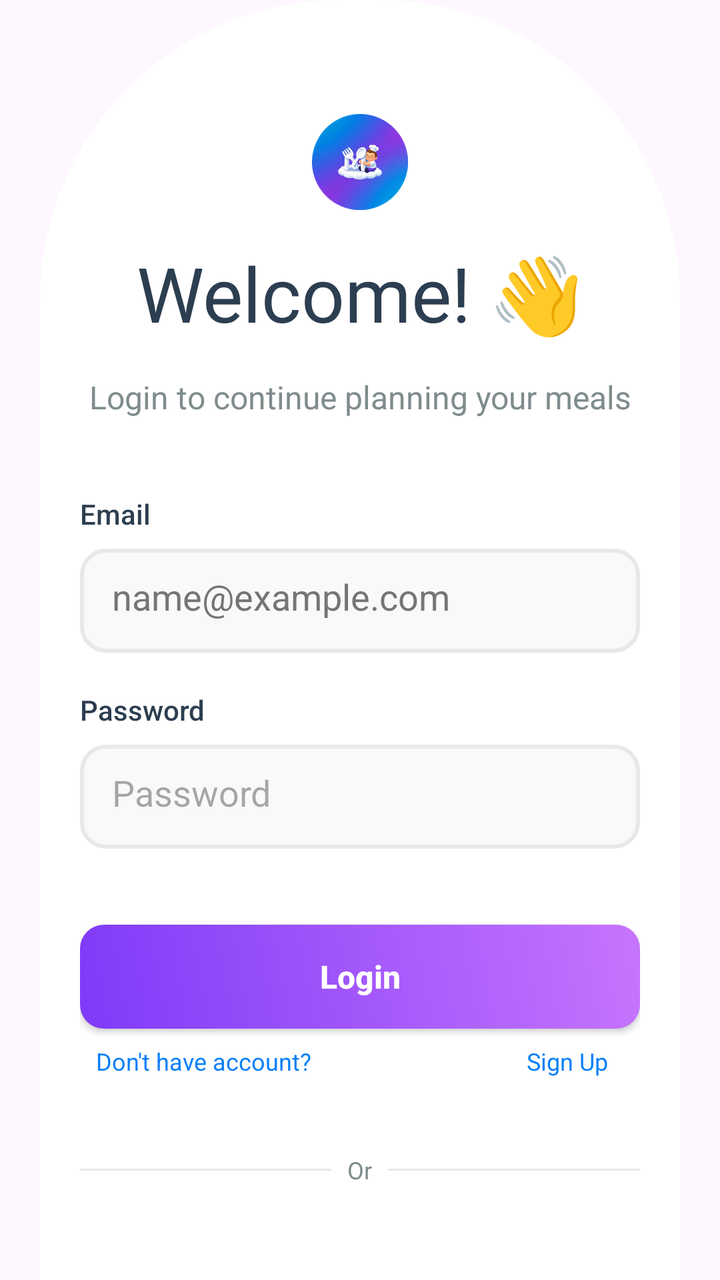
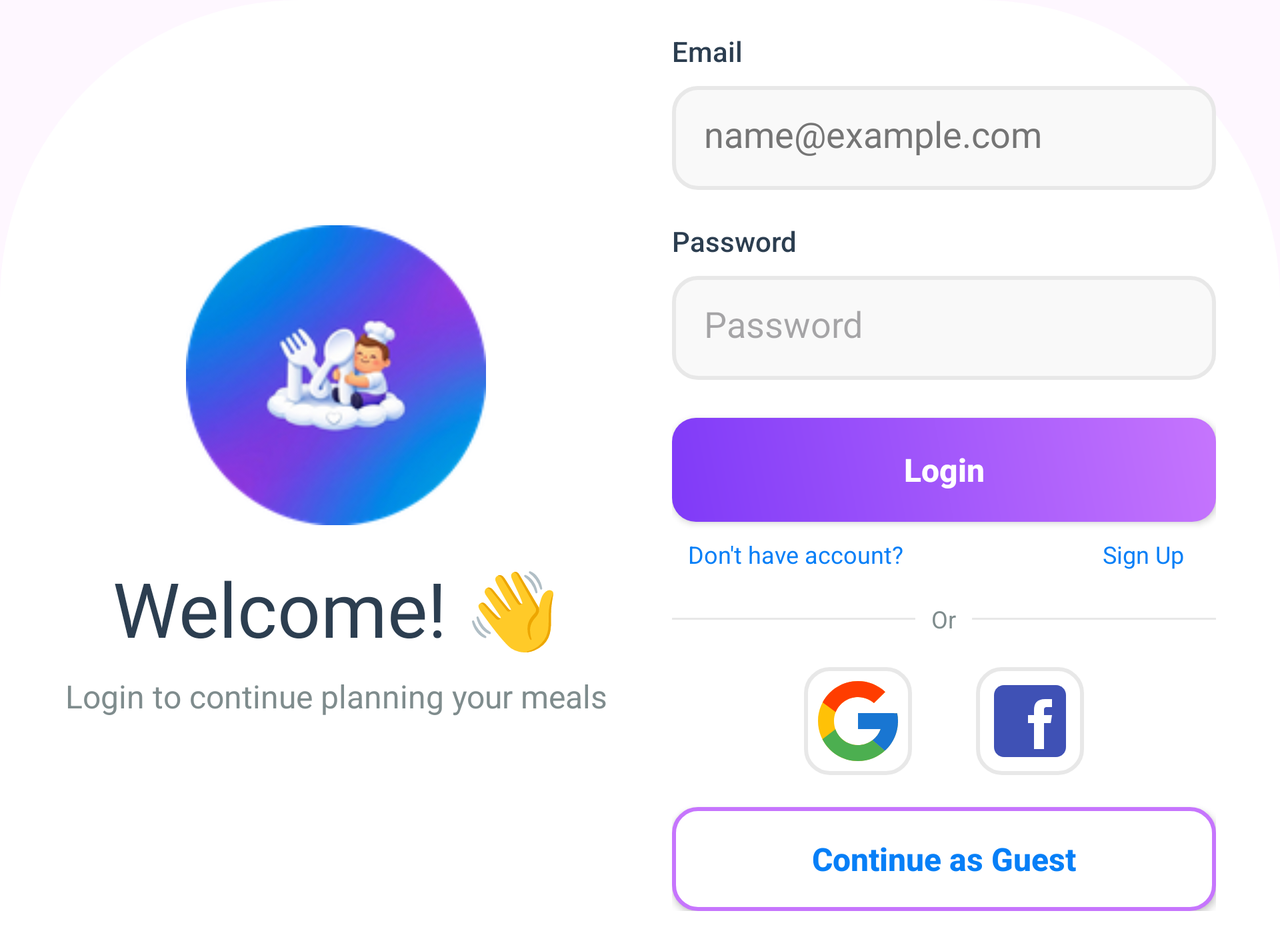

Two renders of one Android screen. The first uses the default layout on a phone; the second uses the alternative layout the repository ships for a different screen configuration, on a matching device. The two XML files are below.
<!-- AndroidManifest.xml: application theme Theme.MealMate -->
<!-- res/layout/fragment_login.xml -->
<?xml version="1.0" encoding="utf-8"?>
<LinearLayout xmlns:android="http://schemas.android.com/apk/res/android"
    xmlns:app="http://schemas.android.com/apk/res-auto"
    xmlns:tools="http://schemas.android.com/tools"
    android:layout_width="wrap_content"
    android:layout_height="match_parent"
    android:layout_gravity="center_horizontal"
    android:background="@drawable/login_bg"
    android:orientation="vertical"
    android:layout_marginHorizontal="@dimen/primary_button_corners"
    android:paddingHorizontal="@dimen/primary_button_corners"
    android:paddingTop="@dimen/padding_margin_38"
    tools:context=".ui.auth.login.LoginFragment">

    <ImageView
        android:id="@+id/logo"
        android:layout_width="match_parent"
        android:layout_height="wrap_content"
        android:layout_marginTop="@dimen/padding_margin_19"
        android:contentDescription="@string/app_name"
        android:src="@mipmap/ic_launcher_round" />

    <TextView
        android:id="@+id/login_title"
        android:layout_width="match_parent"
        android:layout_height="wrap_content"
        android:layout_marginVertical="@dimen/padding_margin_16"
        android:fontFamily="@font/fredoka_bold"
        android:text="@string/welcome"
        android:textAlignment="center"
        android:textColor="@color/txt_dark"
        android:textSize="@dimen/txt_size_38" />

    <TextView
        android:id="@+id/login_subtitle"
        android:layout_width="match_parent"
        android:layout_height="wrap_content"
        android:text="@string/login_subtitle"
        android:textAlignment="center"
        android:textColor="@color/txt_light"
        android:textSize="@dimen/txt_size_16" />

    <TextView
        android:layout_width="match_parent"
        android:layout_height="wrap_content"
        android:layout_marginTop="@dimen/padding_margin_38"
        android:fontFamily="sans-serif-medium"
        android:text="@string/email"
        android:textColor="@color/txt_dark" />

    <EditText
        android:id="@+id/email"
        android:layout_width="match_parent"
        android:layout_height="@dimen/txt_field_h"
        android:layout_marginTop="@dimen/padding_margin_8"
        android:autofillHints="emailAddress"
        android:background="@drawable/rounded_txt_field"
        android:hint="@string/emailHint"
        android:padding="@dimen/padding_margin_16"
        android:textColorHint="@color/hint_txt_field"
        android:inputType="textEmailAddress"/>

    <TextView
        android:layout_width="match_parent"
        android:layout_height="wrap_content"
        android:layout_marginTop="@dimen/padding_margin_19"
        android:fontFamily="sans-serif-medium"
        android:text="@string/password"
        android:textColor="@color/txt_dark" />

    <EditText
        android:id="@+id/password"
        android:layout_width="match_parent"
        android:layout_height="@dimen/txt_field_h"
        android:layout_marginTop="@dimen/padding_margin_8"
        android:autofillHints="password"
        android:background="@drawable/rounded_txt_field"
        android:hint="@string/password"
        android:inputType="textPassword"
        android:padding="@dimen/padding_margin_16" />

    <androidx.appcompat.widget.AppCompatButton
        android:id="@+id/login"
        android:layout_width="match_parent"
        android:layout_height="@dimen/txt_field_h"
        android:layout_marginTop="@dimen/padding_margin_38"
        android:background="@drawable/primary_button_filled"
        android:text="@string/login"
        android:textAllCaps="false"
        android:textColor="@color/splash_subtitle_color"
        android:textSize="@dimen/txt_size_16"
        android:textStyle="bold" />

    <LinearLayout
        android:layout_width="match_parent"
        android:layout_height="wrap_content"
        android:layout_marginHorizontal="@dimen/padding_margin_8"
        android:layout_marginTop="@dimen/padding_margin_8">

        <TextView
            android:layout_width="wrap_content"
            android:layout_height="wrap_content"
            android:gravity="start"
            android:text="@string/dont_have_acc"
            android:textColor="@color/secondary_color"
            android:textSize="@dimen/txt_size_12" />

        <TextView
            android:id="@+id/sign_up"
            android:layout_width="match_parent"
            android:layout_height="wrap_content"
            android:layout_marginHorizontal="@dimen/padding_margin_8"
            android:clickable="true"
            android:focusable="true"
            android:fontFamily="@font/fredoka_bold"
            android:gravity="end"
            android:text="@string/sign_up"
            android:textColor="@color/secondary_color"
            android:textSize="@dimen/txt_size_12" />

    </LinearLayout>

    <LinearLayout
        android:layout_width="match_parent"
        android:layout_height="wrap_content"
        android:layout_marginVertical="@dimen/padding_margin_38"
        android:orientation="horizontal"
        android:gravity="center_vertical">

        <com.google.android.material.divider.MaterialDivider
            android:layout_width="0dp"
            android:layout_weight="1"
            android:layout_height="@dimen/padding_margin_1"
            app:dividerColor="@color/stroke_txt_field" />

        <TextView
            android:layout_width="wrap_content"
            android:layout_height="wrap_content"
            android:layout_marginHorizontal="@dimen/padding_margin_8"
            android:text="@string/or"
            android:textColor="@color/txt_light"
            android:textSize="@dimen/txt_size_12" />

        <com.google.android.material.divider.MaterialDivider
            android:layout_width="0dp"
            android:layout_weight="1"
            android:layout_height="@dimen/padding_margin_1"
            app:dividerColor="@color/stroke_txt_field" />

    </LinearLayout>

    <LinearLayout
        android:layout_width="match_parent"
        android:layout_height="wrap_content"
        android:orientation="horizontal"
        android:gravity="center_horizontal"
        android:paddingBottom="@dimen/padding_margin_8">

            <ImageView
                android:id="@+id/btn_google"
                android:layout_width="wrap_content"
                android:layout_height="wrap_content"
                android:layout_gravity="center"
                android:contentDescription="@string/google_login"
                android:src="@drawable/ic_google"
                android:background="@drawable/outlined_card"
                android:padding="@dimen/padding_margin_3"
                android:layout_marginHorizontal="@dimen/padding_margin_16"/>

            <ImageView
                android:id="@+id/btn_facebook"
                android:layout_width="wrap_content"
                android:layout_height="wrap_content"
                android:layout_gravity="center"
                android:contentDescription="@string/facebook_login"
                android:src="@drawable/ic_facebook"
                android:background="@drawable/outlined_card"
                android:padding="@dimen/padding_margin_3"
                android:layout_marginHorizontal="@dimen/padding_margin_16"/>

            <ImageView
                android:id="@+id/btn_x"
                android:layout_width="wrap_content"
                android:layout_height="wrap_content"
                android:layout_gravity="center"
                android:contentDescription="@string/x_login"
                android:src="@drawable/ic_x"
                android:background="@drawable/outlined_card"
                android:padding="@dimen/padding_margin_3"
                android:layout_marginHorizontal="@dimen/padding_margin_16"/>

    </LinearLayout>

    <androidx.appcompat.widget.AppCompatButton
        android:id="@+id/guest"
        android:layout_width="match_parent"
        android:layout_height="@dimen/txt_field_h"
        android:background="@drawable/primary_outlined_button"
        android:text="@string/guest"
        android:textAllCaps="false"
        android:textColor="@color/secondary_color"
        android:textSize="@dimen/txt_size_16"
        android:textStyle="bold"
        android:layout_marginTop="@dimen/corner_radius"/>

</LinearLayout>
<!-- resources referenced by this layout -->
<resources>
  <color name="hint_txt_field">#757575</color>
  <color name="secondary_color">#077FF7</color>
  <color name="splash_subtitle_color">#FFFFFF</color>
  <color name="stroke_txt_field">#E8E8E8</color>
  <color name="txt_dark">#2C3E50</color>
  <color name="txt_light">#7F8C8D</color>
  <dimen name="corner_radius">12dp</dimen>
  <dimen name="padding_margin_1">1dp</dimen>
  <dimen name="padding_margin_16">16dp</dimen>
  <dimen name="padding_margin_19">19dp</dimen>
  <dimen name="padding_margin_3">3dp</dimen>
  <dimen name="padding_margin_38">38dp</dimen>
  <dimen name="padding_margin_8">8dp</dimen>
  <dimen name="primary_button_corners">20dp</dimen>
  <dimen name="txt_field_h">52dp</dimen>
  <dimen name="txt_size_12">12sp</dimen>
  <dimen name="txt_size_16">16sp</dimen>
  <dimen name="txt_size_38">38sp</dimen>
  <!-- drawable login_bg (drawable) -->
  <?xml version="1.0" encoding="utf-8"?>
  <shape xmlns:android="http://schemas.android.com/apk/res/android">
      <solid android:color="@color/splash_subtitle_color"/>
      <corners android:topLeftRadius="@dimen/padding_margin_150"
          android:topRightRadius="@dimen/padding_margin_150"/>
  </shape>
  <!-- drawable outlined_card (drawable) -->
  <?xml version="1.0" encoding="utf-8"?>
  <shape xmlns:android="http://schemas.android.com/apk/res/android" android:shape="rectangle">
      <stroke android:color="@color/stroke_txt_field" android:width="@dimen/padding_margin_2"/>
      <corners android:radius="@dimen/corner_radius"/>
  </shape>
  <!-- drawable primary_button_filled (drawable) -->
  <?xml version="1.0" encoding="utf-8"?>
  <shape xmlns:android="http://schemas.android.com/apk/res/android"
      android:shape="rectangle"
      android:autoMirrored="true">
  
      <gradient
          android:startColor="@color/primary_button_start"
          android:endColor="@color/primary_button_end"
          android:angle="45"
          android:type="linear" />
  
      <corners android:radius="@dimen/corner_radius" />
  
  </shape>
  <!-- drawable primary_outlined_button (drawable) -->
  <?xml version="1.0" encoding="utf-8"?>
  <shape xmlns:android="http://schemas.android.com/apk/res/android"
      android:shape="rectangle">
  
      <solid android:color="@color/splash_subtitle_color"/>
      <stroke android:color="@color/primary_button_end" android:width="@dimen/padding_margin_2"/>
      <corners android:radius="@dimen/corner_radius"/>
  
  </shape>
  <!-- drawable rounded_txt_field (drawable) -->
  <?xml version="1.0" encoding="utf-8"?>
  <shape xmlns:android="http://schemas.android.com/apk/res/android" android:shape="rectangle">
      <solid android:color="@color/filled_txt_field"/>
      <corners android:radius="@dimen/corner_radius"/>
      <stroke android:color="@color/stroke_txt_field" android:width="2dp"/>
  </shape>
  <string name="app_name">MealMate</string>
  <string name="dont_have_acc">Don\'t have account?</string>
  <string name="email">Email</string>
  <string name="emailHint">name@example.com</string>
  <string name="facebook_login">Sign in with Facebook</string>
  <string name="google_login">Sign in with Google</string>
  <string name="guest">Continue as Guest</string>
  <string name="login">Login</string>
  <string name="login_subtitle">Login to continue planning your meals</string>
  <string name="or">Or</string>
  <string name="password">Password</string>
  <string name="sign_up">Sign Up</string>
  <string name="welcome">Welcome! 👋</string>
  <string name="x_login">Sign in with X</string>
  <style name="Theme.MealMate" parent="Base.Theme.MealMate" />
  <dimen name="padding_margin_150">150dp</dimen>
  <dimen name="padding_margin_2">2dp</dimen>
  <color name="primary_button_start">#7F3AF8</color>
  <color name="primary_button_end">#C675FD</color>
  <color name="filled_txt_field">#F9F9F9</color>
  <style name="Base.Theme.MealMate" parent="Theme.Material3.DayNight.NoActionBar">
          
          
  
  
      </style>
</resources>
<!-- res/layout-land/fragment_login.xml (the repository's variant of the layout above) -->
<!-- drawn on the phone turned sideways -->
<?xml version="1.0" encoding="utf-8"?>
<ScrollView xmlns:android="http://schemas.android.com/apk/res/android"
    xmlns:app="http://schemas.android.com/apk/res-auto"
    xmlns:tools="http://schemas.android.com/tools"
    android:layout_width="match_parent"
    android:layout_height="match_parent"
    android:background="@drawable/login_bg"
    android:fillViewport="true"
    tools:context=".ui.auth.login.view.LoginFragment">
<androidx.constraintlayout.widget.ConstraintLayout
    android:layout_width="match_parent"
    android:layout_height="match_parent">

    <LinearLayout
        android:layout_width="match_parent"
        android:layout_height="wrap_content"
        android:orientation="horizontal"
        android:padding="@dimen/padding_margin_16"
        app:layout_constraintTop_toTopOf="parent"
        app:layout_constraintBottom_toBottomOf="parent"
        app:layout_constraintStart_toStartOf="parent"
        app:layout_constraintEnd_toEndOf="parent">

        <LinearLayout
            android:layout_width="0dp"
            android:layout_height="match_parent"
            android:layout_weight="1"
            android:gravity="center"
            android:orientation="vertical">

            <ImageView
                android:id="@+id/logo"
                android:layout_width="@dimen/padding_margin_150"
                android:layout_height="@dimen/padding_margin_150"
                android:contentDescription="@string/app_name"
                android:src="@mipmap/ic_launcher_round" />

            <TextView
                android:id="@+id/login_title"
                android:layout_width="wrap_content"
                android:layout_height="wrap_content"
                android:layout_marginTop="@dimen/padding_margin_16"
                android:fontFamily="@font/fredoka_bold"
                android:text="@string/welcome"
                android:textAlignment="center"
                android:textColor="@color/txt_dark"
                android:textSize="@dimen/txt_size_38" />

            <TextView
                android:id="@+id/login_subtitle"
                android:layout_width="wrap_content"
                android:layout_height="wrap_content"
                android:layout_marginTop="@dimen/padding_margin_8"
                android:text="@string/login_subtitle"
                android:textAlignment="center"
                android:textColor="@color/txt_light"
                android:textSize="@dimen/txt_size_16" />

        </LinearLayout>

        <LinearLayout
            android:layout_width="0dp"
            android:layout_height="wrap_content"
            android:layout_gravity="center_vertical"
            android:layout_weight="1"
            android:orientation="vertical"
            android:paddingEnd="@dimen/padding_margin_16"
            android:paddingStart="@dimen/padding_margin_16">

            <TextView
                android:layout_width="match_parent"
                android:layout_height="wrap_content"
                android:fontFamily="sans-serif-medium"
                android:text="@string/email"
                android:textColor="@color/txt_dark" />

            <EditText
                android:id="@+id/email"
                android:layout_width="match_parent"
                android:layout_height="@dimen/txt_field_h"
                android:layout_marginTop="@dimen/padding_margin_8"
                android:autofillHints="emailAddress"
                android:background="@drawable/rounded_txt_field"
                android:hint="@string/emailHint"
                android:inputType="textEmailAddress"
                android:padding="@dimen/padding_margin_16"
                android:textColorHint="@color/hint_txt_field" />

            <TextView
                android:layout_width="match_parent"
                android:layout_height="wrap_content"
                android:layout_marginTop="@dimen/padding_margin_16"
                android:fontFamily="sans-serif-medium"
                android:text="@string/password"
                android:textColor="@color/txt_dark" />

            <EditText
                android:id="@+id/password"
                android:layout_width="match_parent"
                android:layout_height="@dimen/txt_field_h"
                android:layout_marginTop="@dimen/padding_margin_8"
                android:autofillHints="password"
                android:background="@drawable/rounded_txt_field"
                android:hint="@string/password"
                android:inputType="textPassword"
                android:padding="@dimen/padding_margin_16" />

            <androidx.appcompat.widget.AppCompatButton
                android:id="@+id/login"
                android:layout_width="match_parent"
                android:layout_height="@dimen/txt_field_h"
                android:layout_marginTop="@dimen/padding_margin_19"
                android:background="@drawable/primary_button_filled"
                android:text="@string/login"
                android:textAllCaps="false"
                android:textColor="@color/splash_subtitle_color"
                android:textSize="@dimen/txt_size_16"
                android:textStyle="bold" />

            <LinearLayout
                android:layout_width="match_parent"
                android:layout_height="wrap_content"
                android:layout_marginHorizontal="@dimen/padding_margin_8"
                android:layout_marginTop="@dimen/padding_margin_8">

                <TextView
                    android:layout_width="wrap_content"
                    android:layout_height="wrap_content"
                    android:gravity="start"
                    android:text="@string/dont_have_acc"
                    android:textColor="@color/secondary_color"
                    android:textSize="@dimen/txt_size_12" />

                <TextView
                    android:id="@+id/sign_up"
                    android:layout_width="match_parent"
                    android:layout_height="wrap_content"
                    android:layout_marginHorizontal="@dimen/padding_margin_8"
                    android:clickable="true"
                    android:focusable="true"
                    android:fontFamily="@font/fredoka_bold"
                    android:gravity="end"
                    android:text="@string/sign_up"
                    android:textColor="@color/secondary_color"
                    android:textSize="@dimen/txt_size_12" />

            </LinearLayout>

            <LinearLayout
                android:layout_width="match_parent"
                android:layout_height="wrap_content"
                android:layout_marginVertical="@dimen/padding_margin_16"
                android:gravity="center_vertical"
                android:orientation="horizontal">

                <com.google.android.material.divider.MaterialDivider
                    android:layout_width="0dp"
                    android:layout_height="@dimen/padding_margin_1"
                    android:layout_weight="1"
                    app:dividerColor="@color/stroke_txt_field" />

                <TextView
                    android:layout_width="wrap_content"
                    android:layout_height="wrap_content"
                    android:layout_marginHorizontal="@dimen/padding_margin_8"
                    android:text="@string/or"
                    android:textColor="@color/txt_light"
                    android:textSize="@dimen/txt_size_12" />

                <com.google.android.material.divider.MaterialDivider
                    android:layout_width="0dp"
                    android:layout_height="@dimen/padding_margin_1"
                    android:layout_weight="1"
                    app:dividerColor="@color/stroke_txt_field" />

            </LinearLayout>

            <LinearLayout
                android:layout_width="match_parent"
                android:layout_height="wrap_content"
                android:gravity="center_horizontal"
                android:orientation="horizontal">

                <ImageView
                    android:id="@+id/btn_google"
                    android:layout_width="wrap_content"
                    android:layout_height="wrap_content"
                    android:layout_gravity="center"
                    android:layout_marginHorizontal="@dimen/padding_margin_16"
                    android:background="@drawable/outlined_card"
                    android:contentDescription="@string/google_login"
                    android:padding="@dimen/padding_margin_3"
                    android:src="@drawable/ic_google" />

                <ImageView
                    android:id="@+id/btn_facebook"
                    android:layout_width="wrap_content"
                    android:layout_height="wrap_content"
                    android:layout_gravity="center"
                    android:layout_marginHorizontal="@dimen/padding_margin_16"
                    android:background="@drawable/outlined_card"
                    android:contentDescription="@string/facebook_login"
                    android:padding="@dimen/padding_margin_3"
                    android:src="@drawable/ic_facebook" />

            </LinearLayout>

            <androidx.appcompat.widget.AppCompatButton
                android:id="@+id/guest"
                android:layout_width="match_parent"
                android:layout_height="@dimen/txt_field_h"
                android:layout_marginTop="@dimen/padding_margin_16"
                android:background="@drawable/primary_outlined_button"
                android:text="@string/guest"
                android:textAllCaps="false"
                android:textColor="@color/secondary_color"
                android:textSize="@dimen/txt_size_16"
                android:textStyle="bold" />

        </LinearLayout>

    </LinearLayout>

    <com.airbnb.lottie.LottieAnimationView
        android:id="@+id/loading_animation"
        android:layout_width="wrap_content"
        android:layout_height="wrap_content"
        app:lottie_rawRes="@raw/food_loading_animation"
        app:lottie_autoPlay="true"
        app:lottie_loop="true"
        android:visibility="gone"
        app:layout_constraintBottom_toBottomOf="parent"
        app:layout_constraintEnd_toEndOf="parent"
        app:layout_constraintStart_toStartOf="parent"
        app:layout_constraintTop_toTopOf="parent" />

</androidx.constraintlayout.widget.ConstraintLayout>
</ScrollView>
<!-- resources referenced by the variant -->
<!-- as the phone turned sideways resolves them -->
<resources>
  <color name="hint_txt_field">#757575</color>
  <color name="secondary_color">#077FF7</color>
  <color name="splash_subtitle_color">#FFFFFF</color>
  <color name="stroke_txt_field">#E8E8E8</color>
  <color name="txt_dark">#2C3E50</color>
  <color name="txt_light">#7F8C8D</color>
  <dimen name="padding_margin_1">1dp</dimen>
  <dimen name="padding_margin_150">150dp</dimen>
  <dimen name="padding_margin_16">16dp</dimen>
  <dimen name="padding_margin_19">19dp</dimen>
  <dimen name="padding_margin_3">3dp</dimen>
  <dimen name="padding_margin_8">8dp</dimen>
  <dimen name="txt_field_h">52dp</dimen>
  <dimen name="txt_size_12">12sp</dimen>
  <dimen name="txt_size_16">16sp</dimen>
  <dimen name="txt_size_38">38sp</dimen>
  <!-- drawable login_bg (drawable) -->
  <?xml version="1.0" encoding="utf-8"?>
  <shape xmlns:android="http://schemas.android.com/apk/res/android">
      <solid android:color="@color/splash_subtitle_color"/>
      <corners android:topLeftRadius="@dimen/padding_margin_150"
          android:topRightRadius="@dimen/padding_margin_150"/>
  </shape>
  <!-- drawable outlined_card (drawable) -->
  <?xml version="1.0" encoding="utf-8"?>
  <shape xmlns:android="http://schemas.android.com/apk/res/android" android:shape="rectangle">
      <stroke android:color="@color/stroke_txt_field" android:width="@dimen/padding_margin_2"/>
      <corners android:radius="@dimen/corner_radius"/>
  </shape>
  <!-- drawable primary_button_filled (drawable) -->
  <?xml version="1.0" encoding="utf-8"?>
  <shape xmlns:android="http://schemas.android.com/apk/res/android"
      android:shape="rectangle"
      android:autoMirrored="true">
  
      <gradient
          android:startColor="@color/primary_button_start"
          android:endColor="@color/primary_button_end"
          android:angle="45"
          android:type="linear" />
  
      <corners android:radius="@dimen/corner_radius" />
  
  </shape>
  <!-- drawable primary_outlined_button (drawable) -->
  <?xml version="1.0" encoding="utf-8"?>
  <shape xmlns:android="http://schemas.android.com/apk/res/android"
      android:shape="rectangle">
  
      <solid android:color="@color/splash_subtitle_color"/>
      <stroke android:color="@color/primary_button_end" android:width="@dimen/padding_margin_2"/>
      <corners android:radius="@dimen/corner_radius"/>
  
  </shape>
  <!-- drawable rounded_txt_field (drawable) -->
  <?xml version="1.0" encoding="utf-8"?>
  <shape xmlns:android="http://schemas.android.com/apk/res/android" android:shape="rectangle">
      <solid android:color="@color/filled_txt_field"/>
      <corners android:radius="@dimen/corner_radius"/>
      <stroke android:color="@color/stroke_txt_field" android:width="2dp"/>
  </shape>
  <string name="app_name">MealMate</string>
  <string name="dont_have_acc">Don\'t have account?</string>
  <string name="email">Email</string>
  <string name="emailHint">name@example.com</string>
  <string name="facebook_login">Sign in with Facebook</string>
  <string name="google_login">Sign in with Google</string>
  <string name="guest">Continue as Guest</string>
  <string name="login">Login</string>
  <string name="login_subtitle">Login to continue planning your meals</string>
  <string name="or">Or</string>
  <string name="password">Password</string>
  <string name="sign_up">Sign Up</string>
  <string name="welcome">Welcome! 👋</string>
  <style name="Theme.MealMate" parent="Base.Theme.MealMate" />
  <dimen name="padding_margin_2">2dp</dimen>
  <dimen name="corner_radius">12dp</dimen>
  <color name="primary_button_start">#7F3AF8</color>
  <color name="primary_button_end">#C675FD</color>
  <color name="filled_txt_field">#F9F9F9</color>
  <style name="Base.Theme.MealMate" parent="Theme.Material3.DayNight.NoActionBar">
          
          
  
  
      </style>
</resources>
